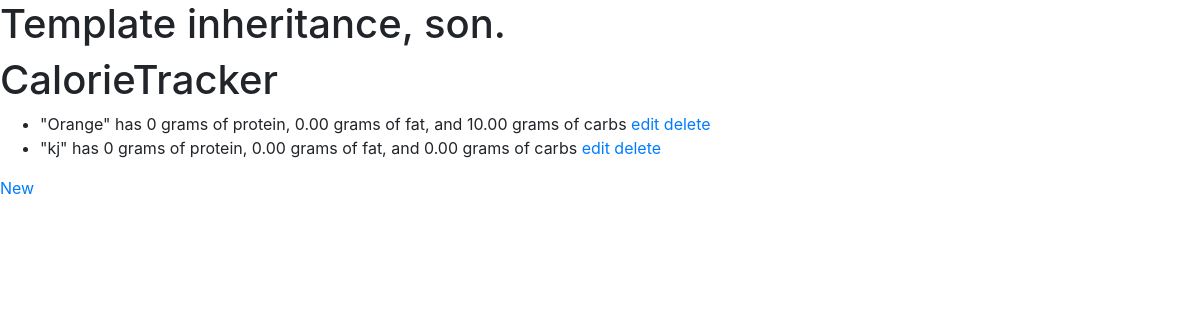
The app's page /, older data.
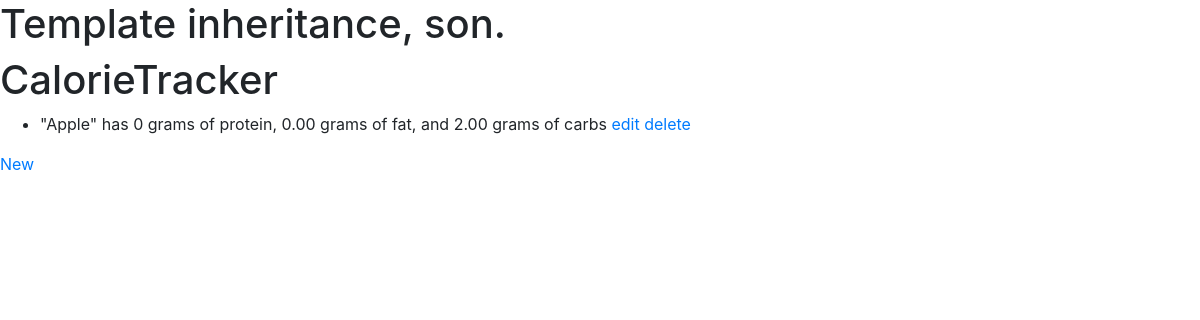
The same page, newer data.
### CalorieTracker/models.py (models this page shows, shortened)
class FoodDescription(models.Model):
    long_desc = models.CharField(max_length=200, null=True, help_text='200-character description of food item.')
    short_desc = models.CharField(max_length=60, null=True, help_text='60-character abbreviated description of food item. Generated from the 200-character description using abbreviations in Appendix A. If short description is longer than 60 characters, additional abbreviations are made.')
    com_name = models.CharField(max_length=100, null=True, blank=True, help_text='Other names commonly used to describe a food, including local or regional names for various foods, for example, “soda” or “pop” for “carbonated beverages.”')
    manufacturer_name = models.CharField(max_length=65, null=True, blank=True, help_text='Indicates the company that manufactured the product, when appropriate.')
    protein_factor = models.IntegerField(null=True, help_text='Factor for calculating calories from protein (see p. 14).')
    fat_factor = models.DecimalField(max_digits=6, decimal_places=2, null=True, blank=True, help_text='Factor for calculating calories from fat (see p. 14).')
    cho_factor = models.DecimalField(max_digits=6, decimal_places=2, null=True, blank=True, help_text='Factor for calculating calories from carbohydrate (see p. 14).')

### CalorieTracker/views.py (the view)
# urls.py: url(r'^$', views.FoodDescriptionList.as_view(), name='fooddescription_list'),
class FoodDescriptionList(ListView):
    model = models.FoodDescription

### CalorieTracker/templates/CalorieTracker/fooddescription_list.html
{% extends 'CalorieTracker/base.html' %}
{% block content %}
<h1>CalorieTracker</h1>
<ul>
    {% for fooddescription in object_list %}
    <li>"{{ fooddescription.com_name }}" has {{ fooddescription.protein_factor }} grams of protein, {{ fooddescription.fat_factor }} grams of fat, and {{ fooddescription.cho_factor }} grams of carbs
    <a href="{% url 'fooddescription_edit' fooddescription.id %}">edit</a>
    <a href="{% url 'fooddescription_delete' fooddescription.id %}">delete</a>
    </li>
    {% endfor %}
</ul>
<a href="{% url 'fooddescription_new' %}">New</a>
{% endblock %}

### CalorieTracker/templates/CalorieTracker/base.html (shortened to what this page needs)
{% load staticfiles %}
    <link rel="stylesheet" href="https://maxcdn.bootstrapcdn.com/bootstrap/4.0.0-beta.2/css/bootstrap.min.css">
    <h1>Template inheritance, son.</h1>
{% block content %}{% endblock %}

Row changes from the older to the newer data that the page shows:
removed FoodDescription: com_name "Orange", protein_factor "0", fat_factor "0.00", cho_factor "10.00"
removed FoodDescription: com_name "kj", protein_factor "0", fat_factor "0.00", cho_factor "0.00"
added FoodDescription: com_name "Apple", protein_factor "0", fat_factor "0.00", cho_factor "2.00"
